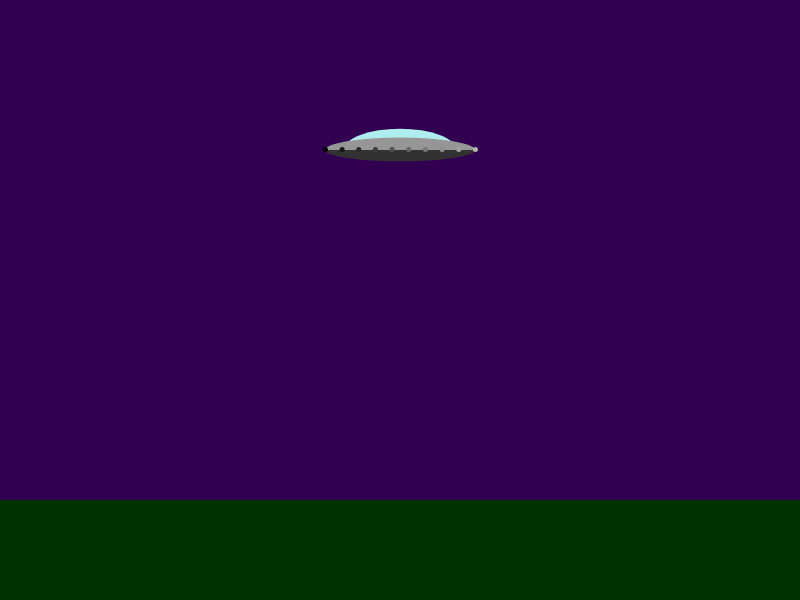
Frame 1 (no input)
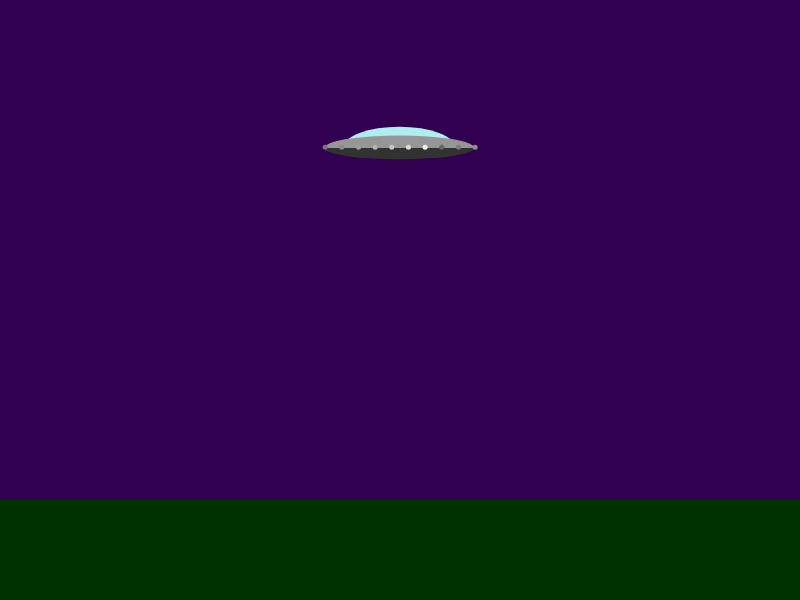
Frame 60 (no input)
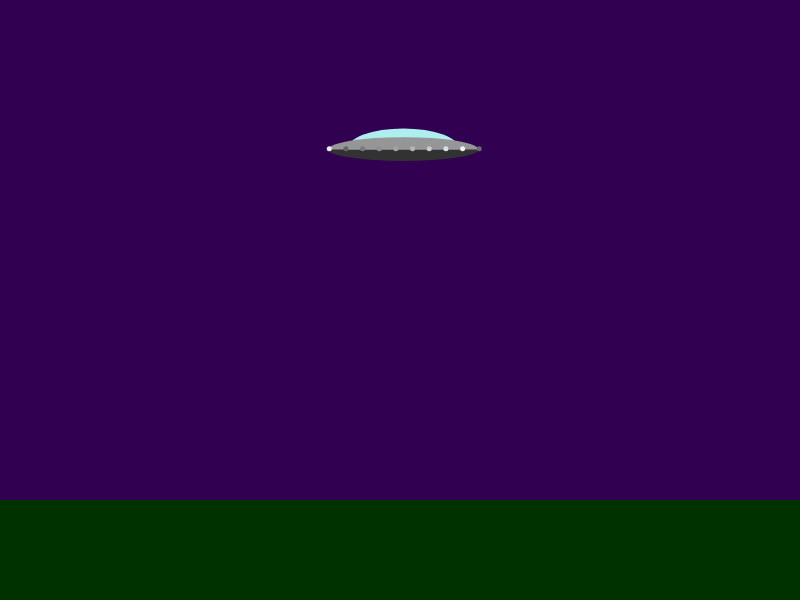
Frame 120 (the mouse pressed at the canvas centre since frame 60)

The p5.js sketch that drew these frames (run headless with seeded random() and noise() and a simulated clock; from frame 60 on, the mouse is pressed at the canvas centre):

// p5.js sketch
// ── sketch.js
//Topic 1.1 
//Object orientation revisted
//part one
var flying_saucer;

function setup()
{
    createCanvas(800,600);
    noStroke();



    flying_saucer = {
        x: 400,
        y: 150,
        width: 150,
        height: 50,
        window_width: 0.75,
        window_height: 0.85,
        base_height: 0.45,
        num_lights: 10,
        brightnesses:[],
        beam_on: false,

        hover: function()
        {
            console.log("hover");
            this.x += random(-1,1);
            this.y += random(-1,1);
        },

        beam: function()
        {
            fill(255,255,0,120);

            if(random() > 0.2)
            {
            beginShape();
            vertex(this.x - this.width * 0.25, this.y );
            vertex(this.x + this.width * 0.25, this.y );
            vertex(this.x + this.width * 0.55, height - 100 );
            vertex(this.x - this.width * 0.55, height - 100 );
            endShape(CLOSE);
            }
        }
    }

    for(var i = 0; i < flying_saucer.num_lights; i++){
        flying_saucer.brightnesses.push((i * 20)%255);
    }
}

function draw()
{
    background(50,0,80);
    
    //draw the ground
    fill(0,50,0);
    rect(0,height - 100, width, 100);
    
    if( flying_saucer.beam_on == true)
    {
        flying_saucer.beam();
    }
    
    
    //draw the flying saucer
    fill(175,238,238);
    arc(
        flying_saucer.x,
        flying_saucer.y,
        flying_saucer.width * flying_saucer.window_width,
        flying_saucer.height * flying_saucer.window_height,
        PI,TWO_PI);
    fill(150);
    arc(
        flying_saucer.x,
        flying_saucer.y,
        flying_saucer.width,
        flying_saucer.height/2,
        PI,TWO_PI);
    fill(50);
    arc(
        flying_saucer.x,
        flying_saucer.y,
        flying_saucer.width,
        flying_saucer.height * flying_saucer.base_height,
        0,PI);

        flying_saucer.hover();
        
    
     //draw the lights
    var incr = flying_saucer.width/(flying_saucer.num_lights -1);

    for(var i = 0; i < flying_saucer.num_lights; i++){
        
        var x = flying_saucer.x - flying_saucer.width/2 + i * incr;
        fill(flying_saucer.brightnesses[i]);
        ellipse(
            x,
            flying_saucer.y,
            5,
            5
        )
        flying_saucer.brightnesses[i] += 2;
        if(flying_saucer.brightnesses[i] > 255)
        {
            flying_saucer.brightnesses[i] = 100;
        }
    }
}

function keyPressed()
{
    flying_saucer.beam_on = true;
}

function keyReleased()
{
    flying_saucer.beam_on = false;
}
